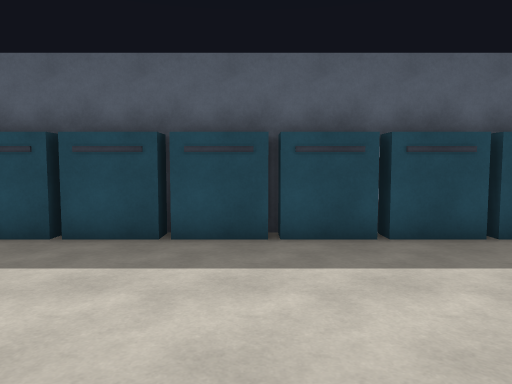
[1] (above)

16 first-person views from a walk through a Unity game level. The camera is 1.5 m above the floor, tilts 4° down and sees 70° across. The floor is counted in squares, 1 m on a side. Each view is taken from the middle of a square. On the plan, view 1 faces up. The plan holds only what a view shows up to about 16 squares ahead; the rest is blank.

[2]
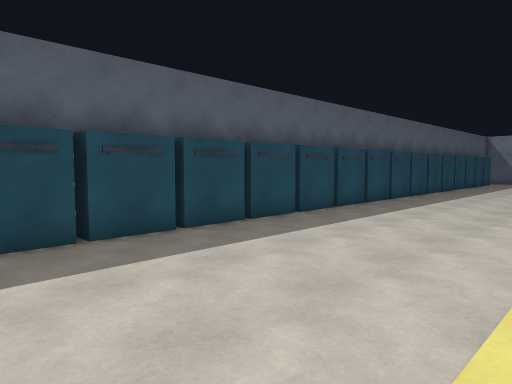

[3]
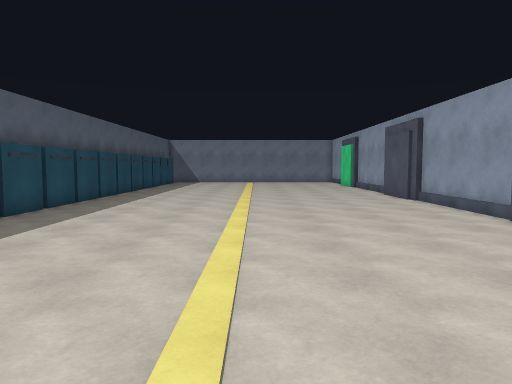

[4]
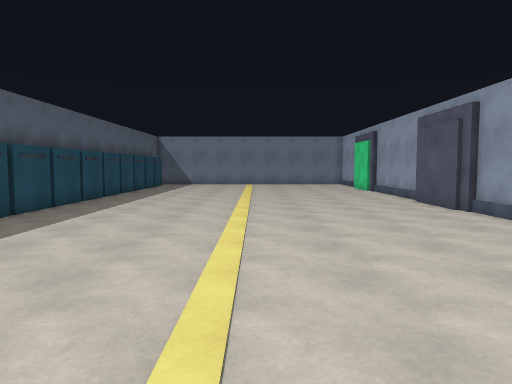

[5]
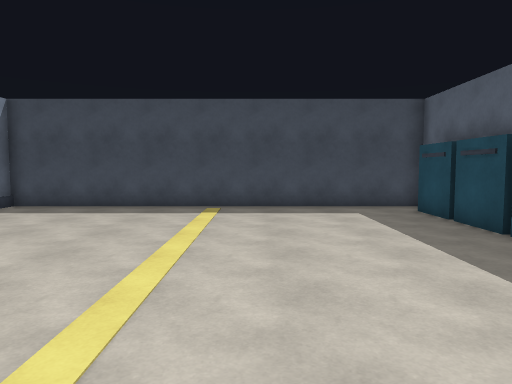

[6]
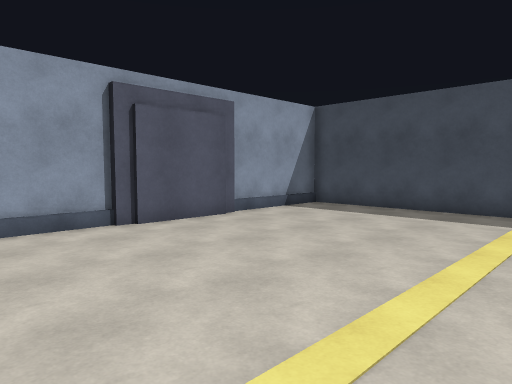

[7]
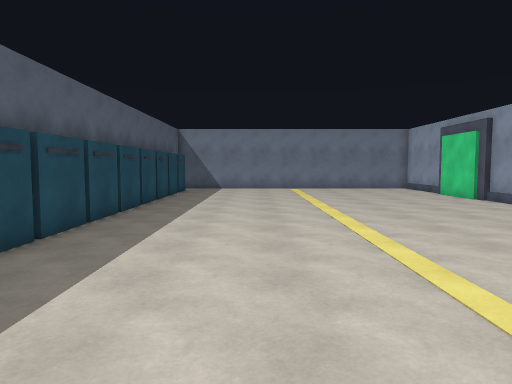

[8]
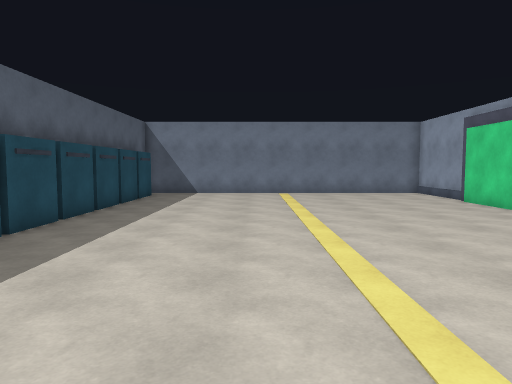

[9]
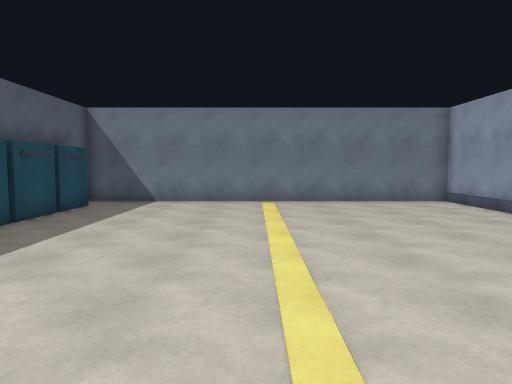

[10]
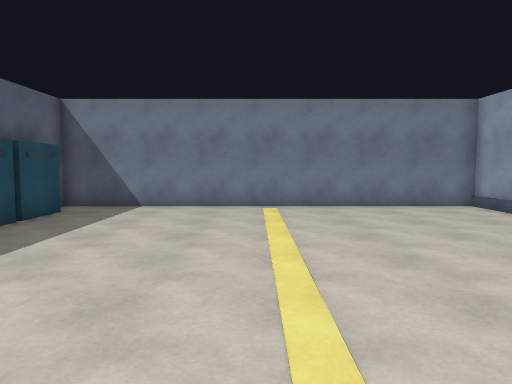

[11]
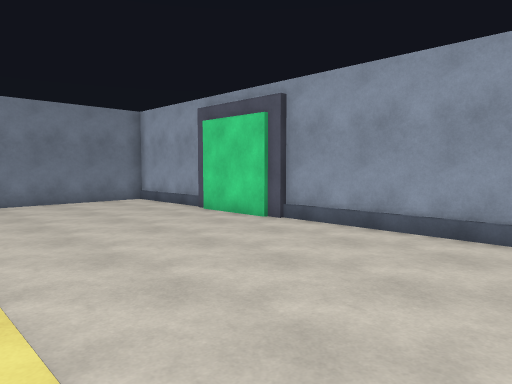

[12]
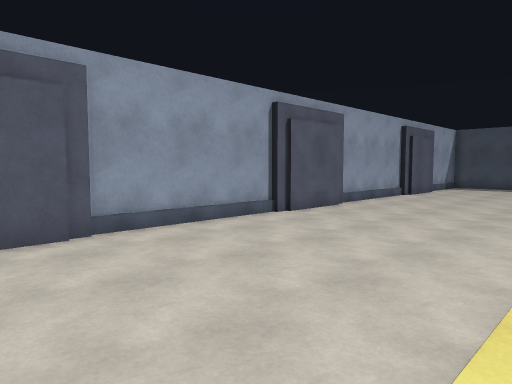

[13]
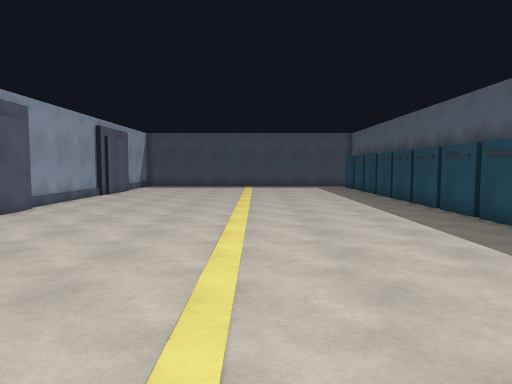

[14]
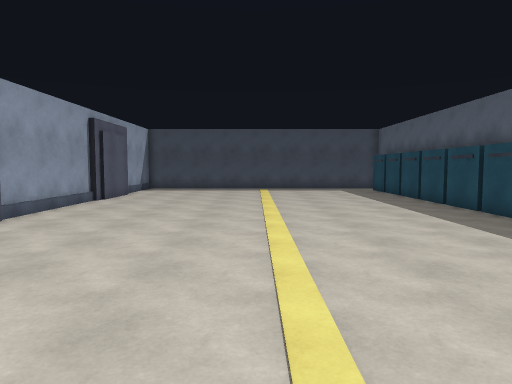

[15]
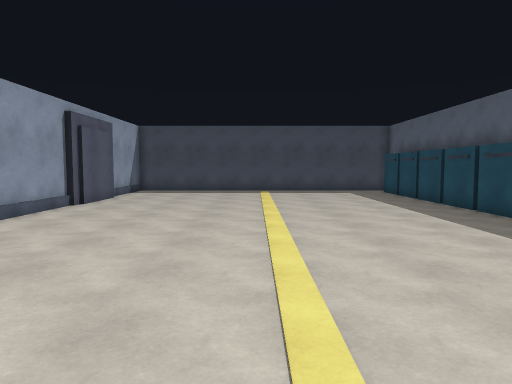

[16]
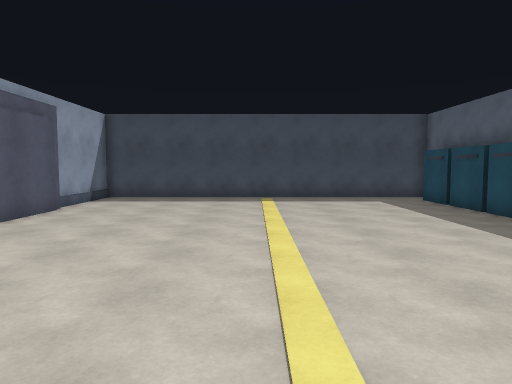

### Floor plan
Key: @ floor where view 1 was taken; # wall or solid block; . floor; O other object.
Columns run from 8 left of view 1 to 36 right of it. Each row starts with its distance up from view 1.
  8 # OO#O#OOOOOO#O#OOOOOO#O#OOOOOO#O#OOOOOO#O  #
  7 #...........................................#
  6 #...........................................#
  5 #...........................................#
  4 #...........................................#
  3 #...........................................#
  2 #...........................................#
  1 #...........................................#
  0 #.......@...................................#
 -1 #...........................................#
 -2 #...........................................#
 -3 #...........................................#
 -4 #...........................................#
 -5 #...........................................#
 -6 #...........................................#
 -7 #############################################

Positions as (right, up) in squares from view 1, and headings:
1: (0, 0), facing up
2: (0, 0), facing up-right
3: (1, 0), facing right
4: (5, 0), facing right
5: (6, 2), facing left
6: (5, 2), facing down-left
7: (11, 3), facing right
8: (15, 2), facing right
9: (20, 1), facing right
10: (22, 1), facing right
11: (20, 1), facing down-right
12: (20, 1), facing down-left
13: (20, 1), facing left
14: (17, 0), facing left
15: (15, 0), facing left
16: (10, 0), facing left
